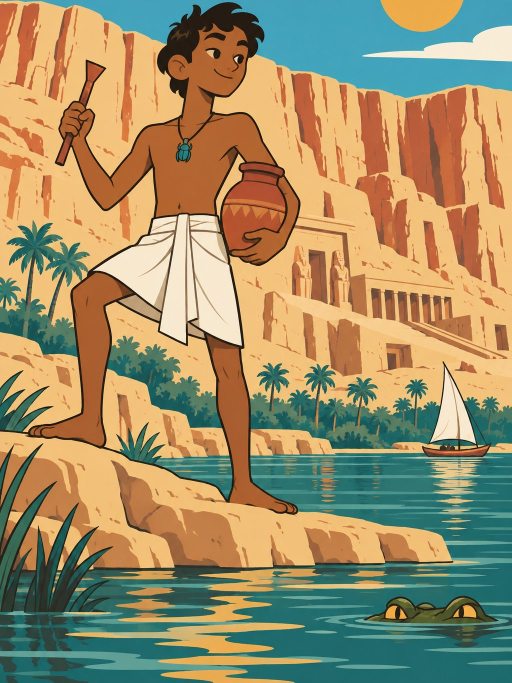
#> input picture game/assets/img/tomb_builder/cover.jpg, 1024 x 1365 px (shown at 1/2 size)
$ python -i process_art.py   (imports and definitions only)
#> lines starting #> are read from the running program, lines starting #| are printed output that depends on the picture
"""Turn raw generated images (hm_<name>.png, e.g. from ChatGPT) into game-ready files.

Crops each image to the aspect ratio the game expects, resizes, compresses, and writes it
to the right place in game/assets/img/ or itch/. Safe to rerun; existing outputs are overwritten.

Usage:  python tools/process_art.py [source_dir]      (default: ~/Downloads)
Then:   node tools/build.mjs                           (so the game picks the images up)
"""
import sys
from pathlib import Path
from PIL import Image, ImageDraw

ROOT = Path(__file__).resolve().parent.parent
IMG = ROOT / "game" / "assets" / "img"
ITCH = ROOT / "itch"
SRC = Path(sys.argv[1]) if len(sys.argv) > 1 else Path.home() / "Downloads"

SCENES = ["house", "nile", "village", "school", "tomb", "wedding", "strike", "robbers",
          "court", "paradise", "pot", "quarry", "hippo", "weighing"]

# name -> (output path, kind, options)
JOBS = {name: (IMG / "tomb_builder" / f"{name}.jpg", "crop", {"ratio": 4 / 3}) for name in SCENES}
# [12 lines not run here, left out]
EXTRA_COPIES = {"icon": [ITCH / "avatar.png"]}


def crop_to_ratio(im, ratio, anchor_x=0.5, anchor_y=0.5):
    w, h = im.size
    if w / h > ratio:                      # too wide: trim the sides
        nw = round(h * ratio)
        x = round((w - nw) * anchor_x)
        return im.crop((x, 0, x + nw, h))
    nh = round(w / ratio)                  # too tall: trim top/bottom
    y = round((h - nh) * anchor_y)
    return im.crop((0, y, w, y + nh))


def remove_flat_background(im, tolerance=40):
    """For images that came back without transparency: flood-fill the background from
    every corner and make it transparent."""
    im = im.convert("RGBA")
    marker = (255, 0, 255, 0)
    w, h = im.size
    for corner in [(0, 0), (w - 1, 0), (0, h - 1), (w - 1, h - 1)]:
        if im.getpixel(corner)[3] != 0:
            ImageDraw.floodfill(im, corner, marker, thresh=tolerance)
    px = im.load()
    for y in range(h):
        for x in range(w):
            if px[x, y] == marker:
                px[x, y] = (0, 0, 0, 0)
    return im


def cutout(im, max_w=None, square=None):
    im = im.convert("RGBA")
    corners = [im.getpixel(c)[3] for c in [(0, 0), (im.width - 1, 0), (0, im.height - 1), (im.width - 1, im.height - 1)]]
    note = ""
    if max(corners) > 10:
        im = remove_flat_background(im)
        note = " (background removed)"
    bbox = im.getchannel("A").point(lambda a: 255 if a > 8 else 0).getbbox()
    if bbox:
        im = im.crop(bbox)
    if square:
        side = max(im.size)
        canvas = Image.new("RGBA", (side, side), (0, 0, 0, 0))
        canvas.paste(im, ((side - im.width) // 2, (side - im.height) // 2))
        pad = round(square * 0.06)
        im = canvas.resize((square - 2 * pad, square - 2 * pad), Image.LANCZOS)
        framed = Image.new("RGBA", (square, square), (0, 0, 0, 0))
        framed.paste(im, (pad, pad))
        im = framed
    elif max_w and im.width > max_w:
        im = im.resize((max_w, round(im.height * max_w / im.width)), Image.LANCZOS)
    return im, note


def save(im, out):
    out.parent.mkdir(parents=True, exist_ok=True)
    if out.suffix == ".jpg":
        im.convert("RGB").save(out, "JPEG", quality=85, optimize=True, progressive=True)
    else:
        im.save(out, "PNG", optimize=True)


def main():
    done, missing = 0, []
    for name, (out, kind, opt) in JOBS.items():
        src = SRC / f"hm_{name}.png"
        if not src.exists():
            missing.append(name)
            continue
        im = Image.open(src)
        note = ""
        if kind == "crop":
            im = crop_to_ratio(im, opt["ratio"], opt.get("anchor_x", 0.5), opt.get("anchor_y", 0.5))
            if "size" in opt:
                im = im.resize(opt["size"], Image.LANCZOS)
        elif kind == "resize":
            im = im.resize(opt["size"], Image.LANCZOS)
        elif kind == "cutout":
            im, note = cutout(im, opt.get("max_w"), opt.get("square"))
        save(im, out)
        for extra in EXTRA_COPIES.get(name, []):
            save(im, extra)
        done += 1
        print(f"  {name:20s} -> {out.relative_to(ROOT)}  {im.size[0]}x{im.size[1]}  "
              f"{out.stat().st_size // 1024} KB{note}")
    print(f"\n{done} processed" + (f"; not found yet: {', '.join(missing)}" if missing else ""))


# [2 lines not run here, left out]

>>> from PIL import Image
>>> picture = Image.open('../game/assets/img/tomb_builder/cover.jpg')
#> picture is the input picture: PIL image 1024x1365 RGB; mean R, G, B 157.7, 142.9, 104.7
>>> result = cutout(picture)
#> in cutout, `corners = [im.getpixel(c)[3] for c in [(0, 0), (im.width - 1, 0), (0, ..`: corners = [255, 255, 255, 255]
#> after the loop in remove_flat_background, `for corner in [(0, 0), (w - 1, 0), (0, h - 1), (w - 1, h - 1)]:`:
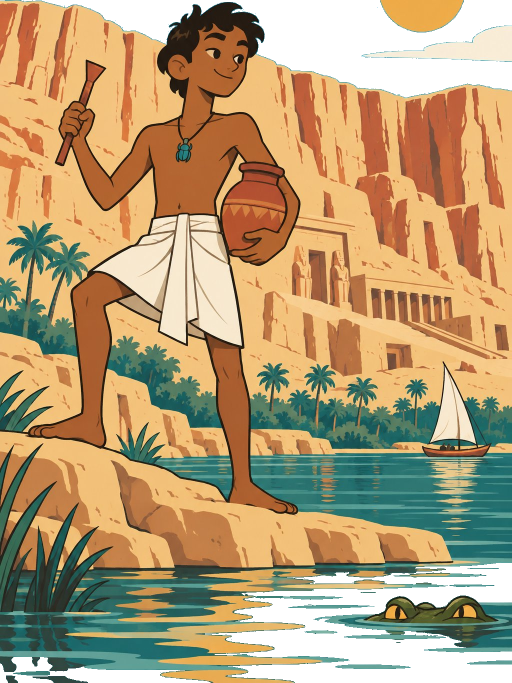
#> im: PIL image 1024x1365 RGBA (shown at 1/2 size); mean R, G, B, A 181.8, 127.2, 117.4, 225.2; transparent parts drawn white
#> in cutout, `bbox = im.getchannel("A").point(lambda a: 255 if a > 8 else 0).getbbox()`: bbox = (0, 0, 1024, 1365)

$ run again, on game/assets/img/tomb_builder/hippo.jpg
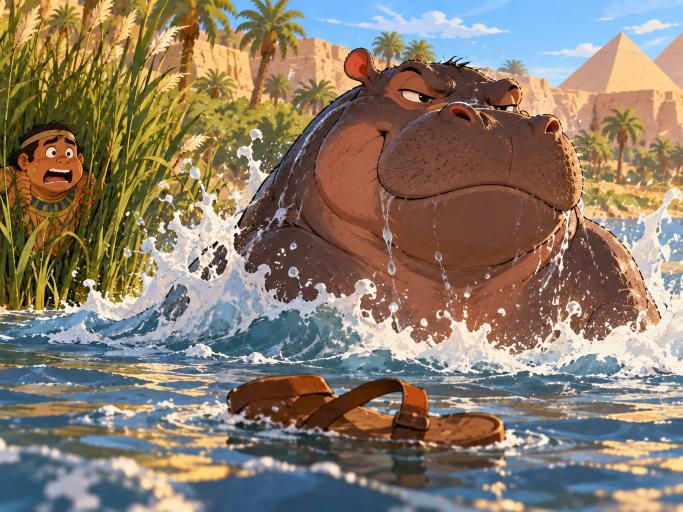
#> input picture game/assets/img/tomb_builder/hippo.jpg, 1365 x 1024 px (shown at 1/2 size)
#> picture is the input picture: PIL image 1365x1024 RGB; mean R, G, B 137.1, 123.3, 107
#> corners = [255, 255, 255, 255]
#> after the loop in remove_flat_background, `for corner in [(0, 0), (w - 1, 0), (0, h - 1), (w - 1, h - 1)]:`:
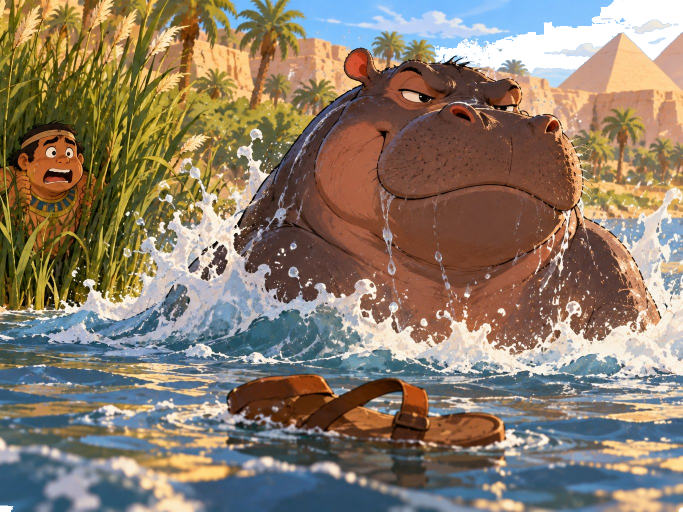
#> im: PIL image 1365x1024 RGBA (shown at 1/2 size); mean R, G, B, A 139.3, 118.9, 107.1, 249.5; transparent parts drawn white
#> bbox = (0, 0, 1365, 1024)
